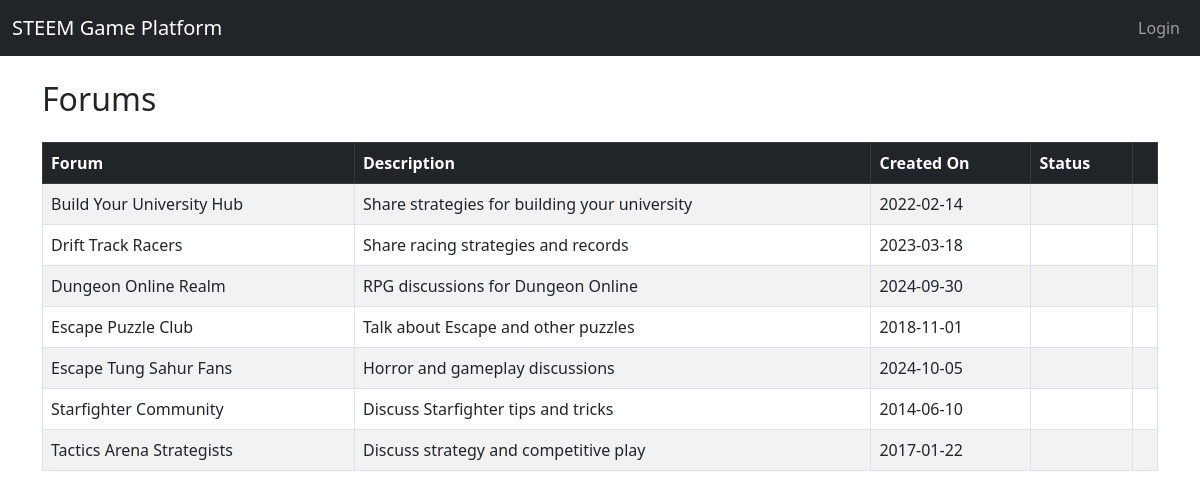
The page /forums on the database its author committed.
### tables this page shows
CREATE TABLE Forums (
    ForumID INTEGER PRIMARY KEY AUTOINCREMENT,
    Title TEXT NOT NULL,
    Description TEXT,
    CreatedOn DATE,
    AdminID INTEGER,
    FOREIGN KEY (AdminID) REFERENCES Admins(AdminID)
);

### app.py (the view)
@app.route("/forums")
def forums():
    db = get_db()
    role = session.get("role")
    if role == "user":
        member_id = session["user_id"]
    else:
        member_id = -1
    forums = db.execute("""
        SELECT
            F.ForumID,
            F.Title,
            F.Description,
            F.CreatedOn,
            F.AdminID,
            CASE
                WHEN M.UserID IS NOT NULL THEN 1
                ELSE 0
            END AS IsMember
        FROM Forums F
        LEFT JOIN Members M
            ON F.ForumID = M.ForumID
            AND M.UserID = ?
        ORDER BY F.Title ASC
    """, (member_id,)).fetchall()
    return render_template("forums.html", forums=forums)

### app.py (called while the page is built)
def get_db():
    if 'db' not in g:
        g.db = sqlite3.connect(DATABASE)
        g.db.row_factory = sqlite3.Row
    return g.db

### templates/forums.html (shortened to what this page needs)
{% extends "layout.html" %}
{% block content %}
<h2 class="mb-4">Forums</h2>
<table class="table table-striped table-bordered">
    <thead class="table-dark">
        <tr>
            <th>Forum</th>
            <th>Description</th>
            <th>Created On</th>
            <th>Status</th>
            <th></th>
        </tr>
    </thead>
    <tbody>
        {% for f in forums %}
        <tr>
            <td>{{ f.Title }}</td>
            <td>{{ f.Description }}</td>
            <td>{{ f.CreatedOn }}</td>
            <td>
            </td>
            <td>
            </td>
        </tr>
        {% endfor %}
    </tbody>
</table>
{% endblock %}

### rows shown on the page
Forums: Title "Build Your University Hub", Description "Share strategies for building your university", CreatedOn "2022-02-14"
Forums: Title "Drift Track Racers", Description "Share racing strategies and records", CreatedOn "2023-03-18"
Forums: Title "Dungeon Online Realm", Description "RPG discussions for Dungeon Online", CreatedOn "2024-09-30"
Forums: Title "Escape Puzzle Club", Description "Talk about Escape and other puzzles", CreatedOn "2018-11-01"
Forums: Title "Escape Tung Sahur Fans", Description "Horror and gameplay discussions", CreatedOn "2024-10-05"
Forums: Title "Starfighter Community", Description "Discuss Starfighter tips and tricks", CreatedOn "2014-06-10"
Forums: Title "Tactics Arena Strategists", Description "Discuss strategy and competitive play", CreatedOn "2017-01-22"
